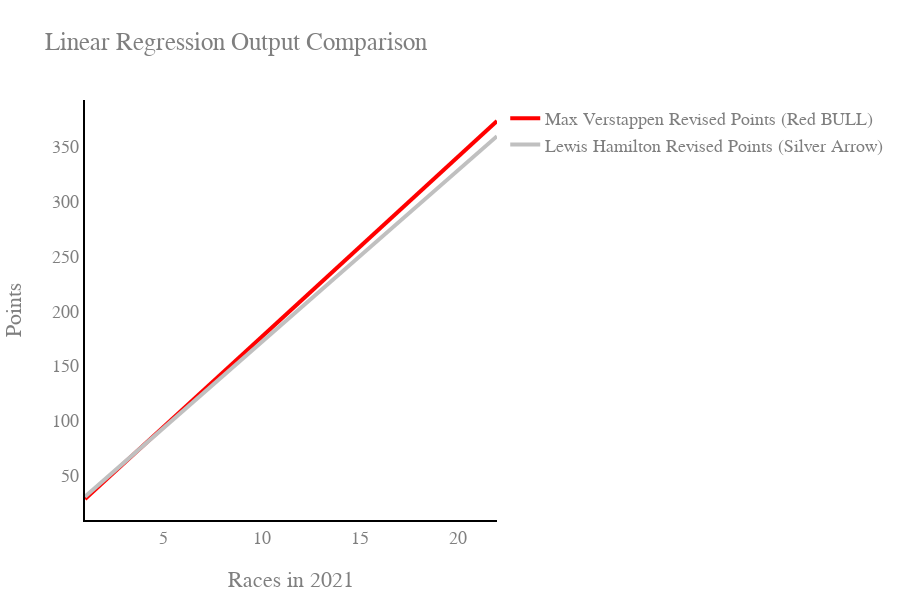

This figure's notebook cell:
### Markdown cell above
# 6. Linear Regression Output comparison

### Code cell
# Create traces
fig = go.Figure()
fig.add_trace(go.Scatter(y=pd.Series(max_pred), x=x_rev,
                     line=dict(color='Red', width=4),
                    name='Max Verstappen Revised Points (Red BULL)'))
fig.add_trace(go.Scatter(y=pd.Series(lewis_pred), x=x_rev,
                     line=dict(color='Silver', width=4),
                    name='Lewis Hamilton Revised Points (Silver Arrow)'))
fig.update_yaxes(
        title_text = "Points",
        title_standoff = 25,
        #showgrid=False,
        linecolor="#BCCCDC")
fig.update_xaxes(
        title_text = "Races in 2021",
        title_standoff = 25,
        #showgrid=False,
        linecolor="#BCCCDC")
# Set templates
fig.update_layout(template="plotly_white",title="Linear Regression Output Comparison",
    autosize=False,
    width=900,
    height=600,
    font=dict(
        family="Consolas, monospace",
        size=18,
        color="#7f7f7f",
    ))
fig.update_layout(plot_bgcolor='rgba(1,1,1,1)')
fig.update_layout(plot_bgcolor = "white")

# Set templates
fig.update_layout(template="plotly_white")
fig.update_xaxes(showline=True, linewidth=2, linecolor='black', gridcolor='white')
fig.update_yaxes(showline=True, linewidth=2, linecolor='black', gridcolor='white')
fig.show()

### Figure 1 — Plotly figure (JSON) as saved in the notebook; plotly's stock layout.template omitted (floating-point values rounded to 4 significant figures)
{"data": [{"line": {"color": "Red", "width": 4}, "name": "Max Verstappen Revised Points (Red BULL)", "type": "scatter", "x": [1, 2, 3, 4, 5, 6, 7, 8, 9, 10, 11, 12, 13, 14, 15, 16, 17, 18, 19, 20, 21, 22], "y": [29.14, 45.52, 61.9, 78.27, 94.65, 111.0, 127.4, 143.8, 160.2, 176.5, 192.9, 209.3, 225.7, 242.0, 258.4, 274.8, 291.2, 307.6, 323.9, 340.3, 356.7, 373.1]}, {"line": {"color": "Silver", "width": 4}, "name": "Lewis Hamilton Revised Points (Silver Arrow)", "type": "scatter", "x": [1, 2, 3, 4, 5, 6, 7, 8, 9, 10, 11, 12, 13, 14, 15, 16, 17, 18, 19, 20, 21, 22], "y": [31.23, 46.85, 62.47, 78.09, 93.71, 109.3, 125.0, 140.6, 156.2, 171.8, 187.4, 203.1, 218.7, 234.3, 249.9, 265.5, 281.2, 296.8, 312.4, 328.0, 343.6, 359.3]}], "layout": {"autosize": false, "font": {"color": "#7f7f7f", "family": "Consolas, monospace", "size": 18}, "height": 600, "plot_bgcolor": "white", "title": {"text": "Linear Regression Output Comparison"}, "width": 900, "xaxis": {"gridcolor": "white", "linecolor": "black", "linewidth": 2, "showline": true, "title": {"standoff": 25, "text": "Races in 2021"}}, "yaxis": {"gridcolor": "white", "linecolor": "black", "linewidth": 2, "showline": true, "title": {"standoff": 25, "text": "Points"}}}}
